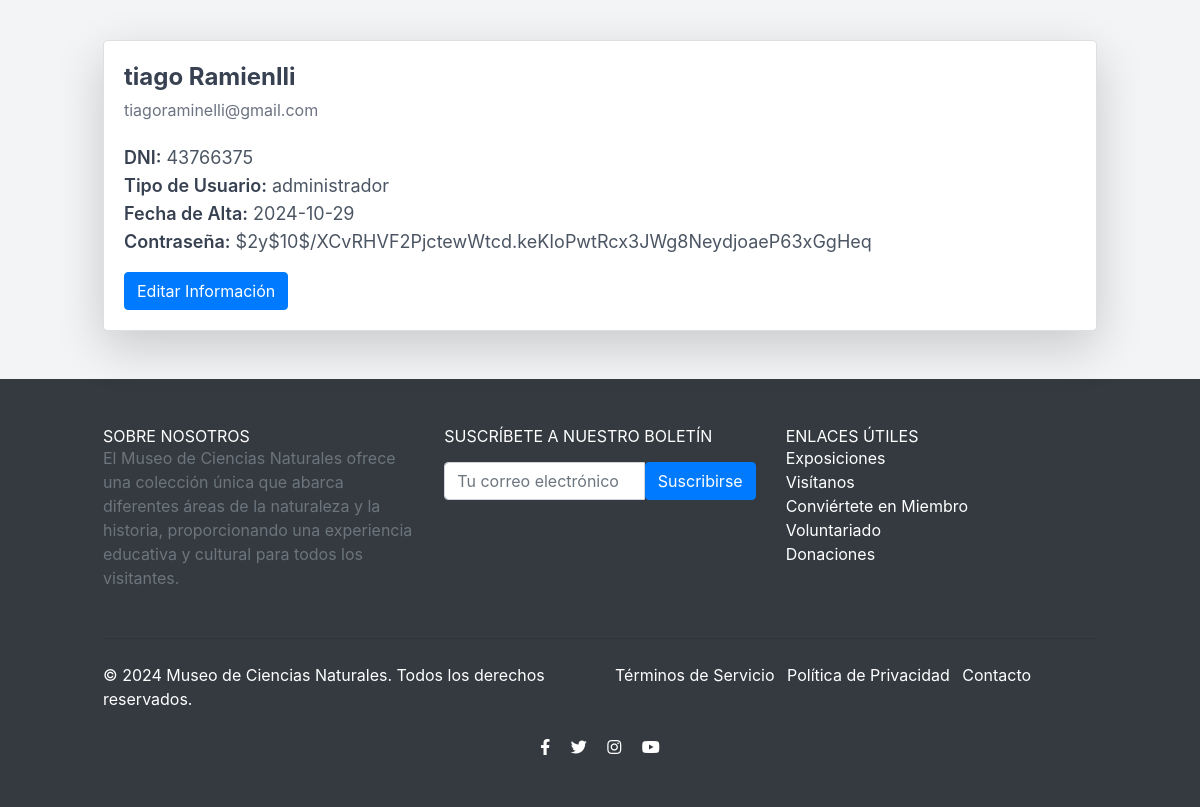
The app's page /contacto/perfil.php?id=11, older data.
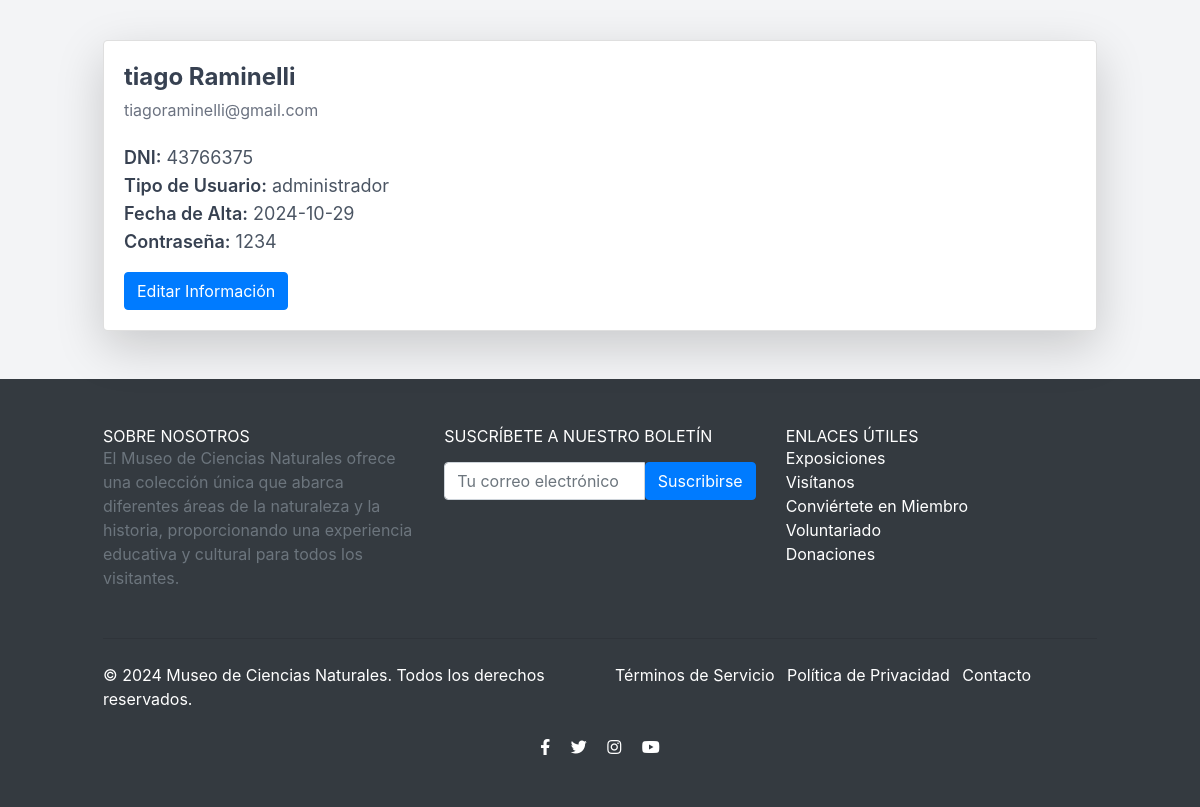
The same page, newer data.
### tables this page shows
CREATE TABLE `usuario` (
  `idUsuario` int(11) NOT NULL,
  `dni` varchar(8) DEFAULT NULL,
  `nombre` varchar(255) DEFAULT NULL,
  `apellido` varchar(255) DEFAULT NULL,
  `email` varchar(255) DEFAULT NULL,
  `clave` varchar(255) DEFAULT NULL,
  `fecha_alta` date DEFAULT NULL,
  `tipo_de_usuario` varchar(50) DEFAULT NULL
);

### modelo/bd.php (called while the page is built, shortened)
<?php
class Db {
	public function __construct($host='localhost',$db_name='museo',$db_user='root',$db_pass='') {
		$this->host = $host;
		$this->db = $db_name;
		$this->user = $db_user;
		$this->pass = $db_pass;
		try {
           $this->conection = new PDO('mysql:host='.$this->host.'; dbname='.$this->db, $this->user, $this->pass);
        } catch (PDOException $e) {
            echo $e->getCode()." ; ".$e->getMessage();
            exit();
        }
	}
}

### modelo/usuario.php (called while the page is built, shortened)
<?php
require_once "bd.php";
class Usuario {
    protected $table = "usuario";
    protected $conection;
    private function getConection() {
        $db = new Db();
        $this->conection = $db->conection;
    }
    public function getUsuariosById($id) {
        $sql = "SELECT * FROM " . $this->table . " WHERE idUsuario = ?";
        $stmt = $this->conection->prepare($sql);
        $stmt->execute([$id]);
        return $stmt->fetch(PDO::FETCH_ASSOC);
    }
}
?>

### contacto/perfil.php (the view, shortened to what this page needs)
<?php
require_once "../modelo/bd.php";
require_once "../modelo/usuario.php";
$id = $_GET["id"] ?? null;
if ($id) {
    $usuario = new Usuario();
    $usuarioData = $usuario->getUsuariosById($id);
} else {
    die("ID de usuario no proporcionado.");
}
?>
<!DOCTYPE html>
<html lang="es">
<!DOCTYPE html>
<html lang="es">
<head>
    <link href="https://stackpath.bootstrapcdn.com/bootstrap/4.5.2/css/bootstrap.min.css" rel="stylesheet">
    <link rel="stylesheet" href="https://cdnjs.cloudflare.com/ajax/libs/font-awesome/5.15.4/css/all.min.css" />
    <script src="https://cdn.tailwindcss.com"></script>
</head>
<body class="bg-gray-100">
    <div class="container mx-auto mt-10">
        <?php if ($usuarioData): ?>
            <div class="card shadow-lg rounded-lg mb-5">
                <div class="card-body">
                    <h5 class="text-2xl font-bold text-gray-700 mb-2">
                        <?php echo htmlspecialchars($usuarioData['nombre'] . ' ' . $usuarioData['apellido']); ?>
                    </h5>
                    <h6 class="text-md text-gray-500 mb-4">
                        <?php echo htmlspecialchars($usuarioData['email']); ?>
                    </h6>
                    <p class="text-lg text-gray-600">
                        <strong class="font-semibold text-gray-700">DNI:</strong> <?php echo htmlspecialchars($usuarioData['dni']); ?><br>
                        <strong class="font-semibold text-gray-700">Tipo de Usuario:</strong> <?php echo htmlspecialchars($usuarioData['tipo_de_usuario']); ?><br>
                        <strong class="font-semibold text-gray-700">Fecha de Alta:</strong> <?php echo htmlspecialchars($usuarioData['fecha_alta']); ?><br>
                        <strong class="font-semibold text-gray-700">Contraseña:</strong> <?php echo htmlspecialchars($usuarioData['clave']); ?>
                    </p>
                    <a href="#" class="btn btn-primary mt-3" onclick="toggleForm()">Editar Información</a>
                </div>
            </div>
        <?php else: ?>
            <div class="alert alert-warning text-center">
                <strong>No se encontraron datos para el usuario.</strong>
            </div>
        <?php endif; ?>
    </div>
    <?php include('../includes/footer.php'); ?>
</body>
</html>

### includes/footer.php
<footer class="bg-dark text-white mt-5 p-5">
  <div class="container mx-auto">
    <div class="row">
      <div class="col-lg-4 mb-4">
        <h5 class="text-uppercase">Sobre Nosotros</h5>
        <p class="text-muted">
          El Museo de Ciencias Naturales ofrece una colección única que abarca diferentes áreas de la naturaleza y la historia, proporcionando una experiencia educativa y cultural para todos los visitantes.
        </p>
      </div>
      <div class="col-lg-4 mb-4">
        <h5 class="text-uppercase">Suscríbete a nuestro boletín</h5>
        <form id="subscriptionForm" action="#" method="POST" class="mt-3">
          <div class="input-group">
            <input type="email" class="form-control" placeholder="Tu correo electrónico" aria-label="Email" required>
            <button class="btn btn-primary" type="submit">Suscribirse</button>
          </div>
        </form>
      </div>
      <div class="col-lg-4 mb-4">
        <h5 class="text-uppercase">Enlaces Útiles</h5>
        <ul class="list-unstyled">
          <li><a href="#" class="text-white hover:text-gray-400">Exposiciones</a></li>
          <li><a href="#" class="text-white hover:text-gray-400">Visítanos</a></li>
          <li><a href="#" class="text-white hover:text-gray-400">Conviértete en Miembro</a></li>
          <li><a href="#" class="text-white hover:text-gray-400">Voluntariado</a></li>
          <li><a href="#" class="text-white hover:text-gray-400">Donaciones</a></li>
        </ul>
      </div>
    </div>
    <hr class="my-4">
    <div class="row">
      <div class="col-md-6">
        <p>&copy; 2024 Museo de Ciencias Naturales. Todos los derechos reservados.</p>
      </div>
      <div class="col-md-6 text-md-end">
        <ul class="list-inline">
          <li class="list-inline-item">
            <a href="#" class="text-white hover:text-gray-400">Términos de Servicio</a>
          </li>
          <li class="list-inline-item">
            <a href="#" class="text-white hover:text-gray-400">Política de Privacidad</a>
          </li>
          <li class="list-inline-item">
            <a href="https://www.instagram.com/museocsnaturales/" class="text-white hover:text-gray-400" target="_blank">Contacto</a>
          </li>
        </ul>
      </div>
    </div>
    <div class="social-icons mt-4 text-center">
      <a href="#" class="text-white mx-2 hover:text-gray-400">
        <i class="fab fa-facebook-f"></i>
      </a>
      <a href="#" class="text-white mx-2 hover:text-gray-400">
        <i class="fab fa-twitter"></i>
      </a>
      <a href="#" class="text-white mx-2 hover:text-gray-400">
        <i class="fab fa-instagram"></i>
      </a>
      <a href="#" class="text-white mx-2 hover:text-gray-400">
        <i class="fab fa-youtube"></i>
      </a>
    </div>
  </div>
</footer>

Row changes from the older to the newer data that the page shows:
changed usuario "administrador": nombre+apellido "tiago Ramienlli" → "tiago Raminelli"; clave "$2y$10$/XCvRHVF2PjctewWtcd.keKIoPwtRcx3JWg8NeydjoaeP63xGgHeq" → "1234"
